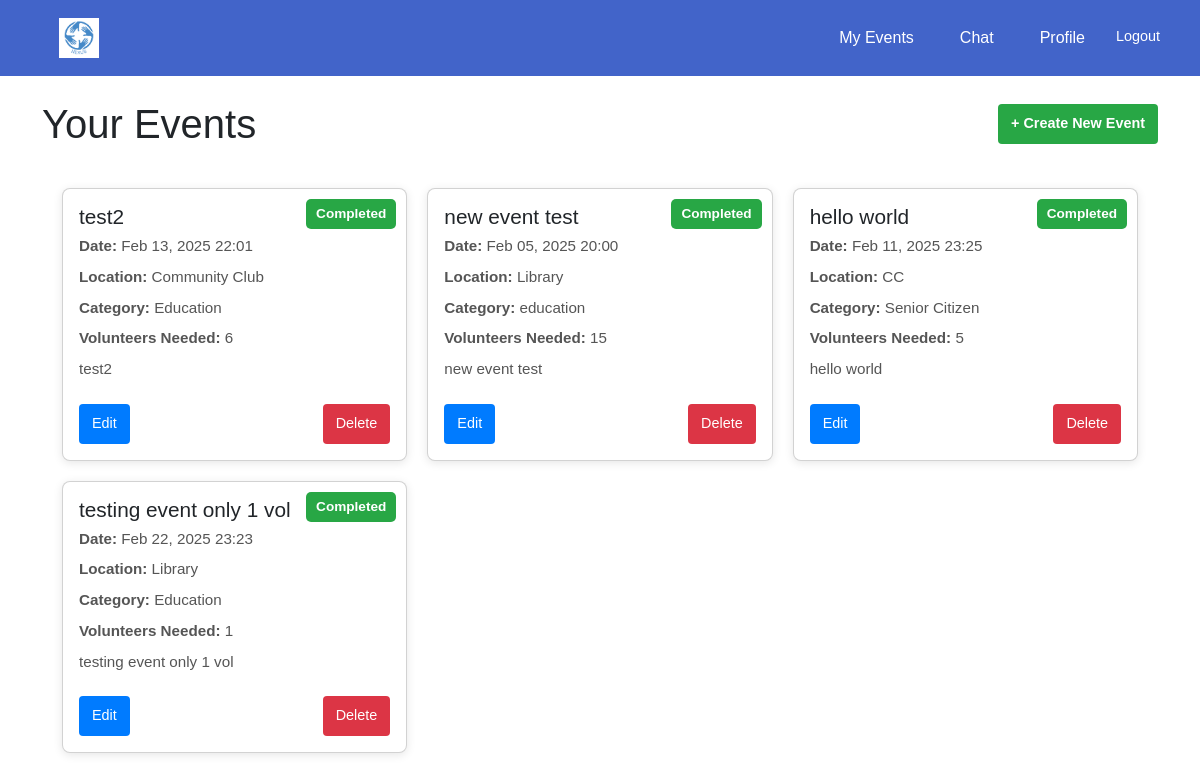
Before: /events/dashboard/organisation/ (signed in) with the older database file.
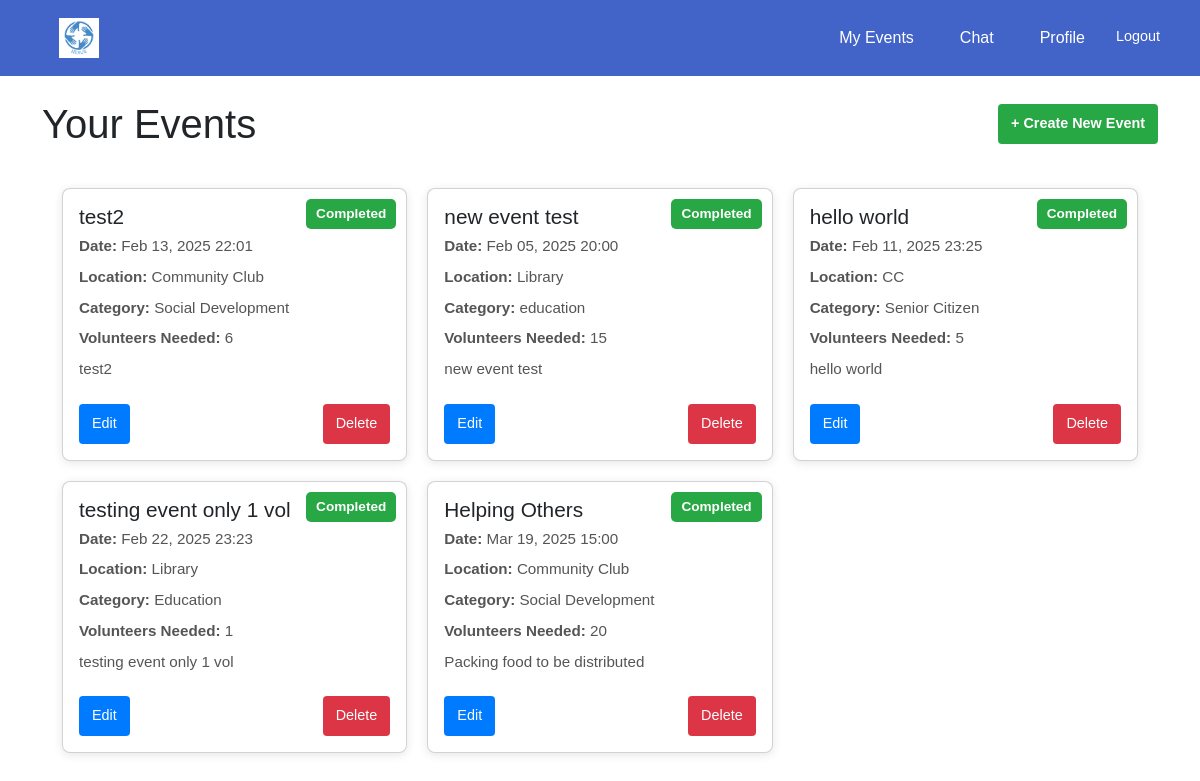
After: the same page with the newer database file.
### events/models.py (models this page shows, shortened)
class Event(models.Model):
    CATEGORY_CHOICES = [
        ('Education', 'Education'),
        ('Social Development', 'Social Development'),
        ('Senior Citizen', 'Senior Citizen'),
    ]
    organisation = models.ForeignKey(settings.AUTH_USER_MODEL, on_delete=models.CASCADE)
    name = models.CharField(max_length=255)
    description = models.TextField()
    date = models.DateTimeField()
    location = models.CharField(max_length=255)
    volunteers_needed = models.PositiveIntegerField()
    roles_responsibilities = models.TextField()
    category = models.CharField(max_length=50, choices=CATEGORY_CHOICES, blank=False, default='Education')

### events/views.py (the view)
# urls.py: path('dashboard/organisation/', views.organisation_dashboard, name='organisation_dashboard'),
@login_required
def organisation_dashboard(request):
    if request.user.user_type == 'organisation':
        events = Event.objects.filter(organisation=request.user)
        return render(request, 'events/organisation_dashboard.html', {'events': events})
    return redirect('home')

### events/templates/events/organisation_dashboard.html (shortened to what this page needs)
{% extends 'base.html' %}
{% block content %}
    <div class="dashboard-header">
        <h1>Your Events</h1>
        <a href="{% url 'events:create_event' %}" class="btn btn-create">+ Create New Event</a>
    </div>
    <div class="dashboard-container">
        {% if events %}
            {% for event in events %}
                <div class="card">
                    <span class="status-badge {% if event.date > current_time %}upcoming{% else %}completed{% endif %}">
                        {% if event.date > current_time %}
                            Upcoming
                        {% else %}
                            Completed
                        {% endif %}
                    </span>
                    <h3>{{ event.name }}</h3>
                    <p><strong>Date:</strong> {{ event.date|date:"M d, Y H:i" }}</p>
                    <p><strong>Location:</strong> {{ event.location }}</p>
                    <p><strong>Category:</strong> {{ event.get_category_display }}</p>
                    <p><strong>Volunteers Needed:</strong> {{ event.volunteers_needed }}</p>
                    <p>{{ event.description }}</p>
                    <div class="card-buttons">
                        <a href="{% url 'events:edit_event' event.id %}" class="btn btn-edit">Edit</a>
                        <a href="{% url 'events:delete_event' event.id %}" class="btn btn-delete" onclick="return confirm('Are you sure you want to delete this event?');">
                            Delete
                        </a>
                    </div>
                </div>
            {% endfor %}
        {% else %}
            <p>No events found. Create your first event!</p>
        {% endif %}
    </div>
{% endblock %}

Changed rows visible on the page:
changed Event "test2": category "Education" → "Social Development"
added Event: shows "Completed", name "Helping Others", date "Mar 19, 2025 15:00", location "Community Club", category "Social Development", volunteers_needed "20", description "Packing food to be distributed"
